Frame 1 (no input): blank canvas, image omitted
Frame 60 (no input): blank canvas, image omitted
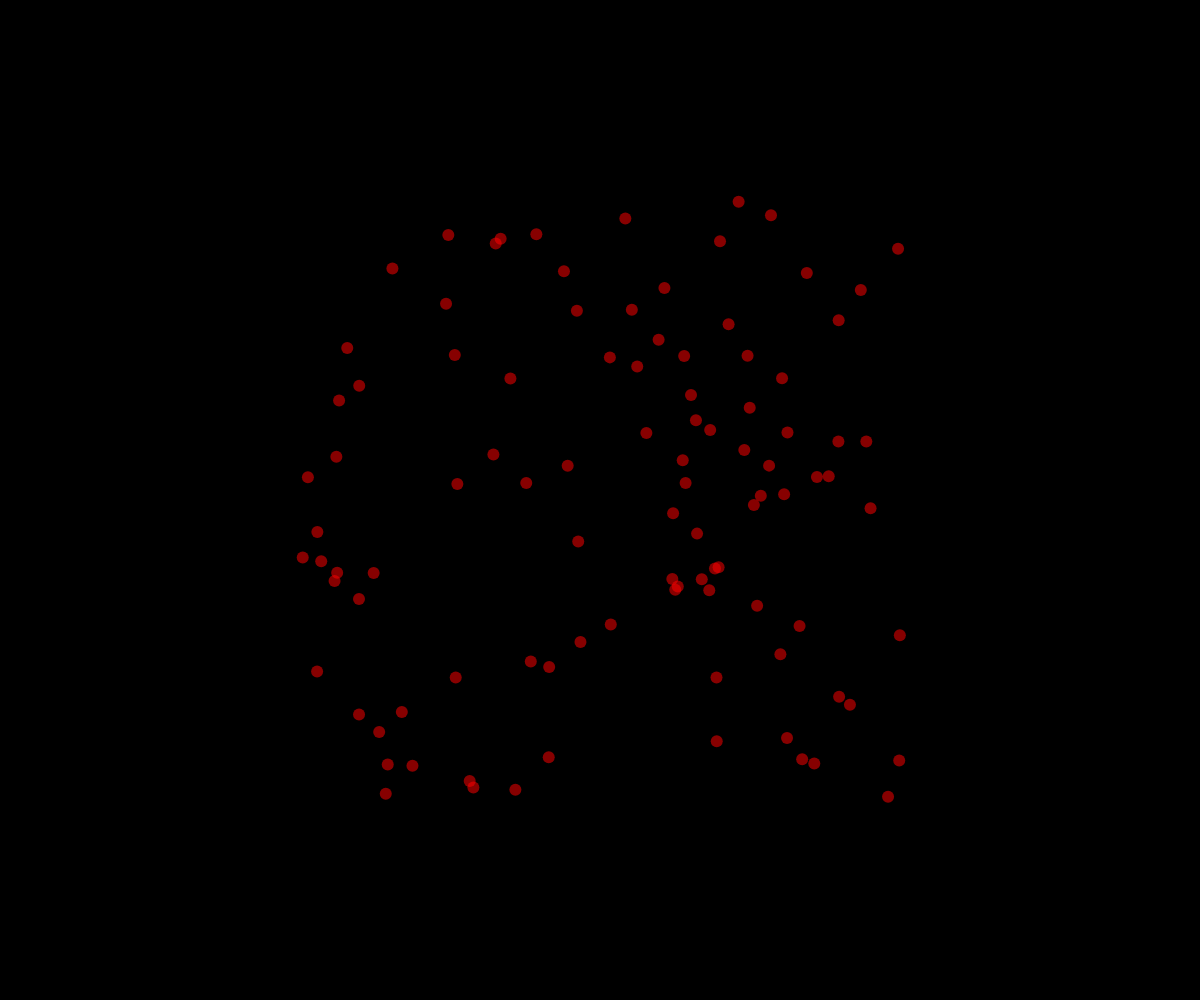
Frame 120 (the mouse pressed at the canvas centre since frame 60)

The p5.js sketch whose frames 1 and 60 were blank and that drew this single picture after the mouse press (run headless with seeded random() and noise() and a simulated clock; from frame 60 on, the mouse is pressed at the canvas centre):

// p5.js sketch
// ── sketch.js
// Fireworks OOP Demo
// Hyder Shahzaib Ahmed
// 11/20/23

let theFireworks = [];

function setup() {
  createCanvas(windowWidth, windowHeight);
}

function draw() {
  background("black");
  for (let i = theFireworks.length-1; i >= 0; i--) {
    let particle = theFireworks[i];
    particle.update();
    if (particle.isDead()){
      theFireworks.splice(i, 1);
    }
    else{
      particle.display();
    }
  }
}

function mousePressed(){
  for (let i=0; i<100; i++){
    let dx = random(-5, 5);
    let dy = random(-5, 5);
    theFireworks.push(new Particle(mouseX, mouseY, dx, dy));
  }
}

class Particle{
  constructor(x, y, dx, dy){
    this.x = x;
    this.y = y;
    this.dx = dx;
    this.dy = dy;
    this.r = 255;
    this.g = 0;
    this.b = 0;
    this.alpha = 255;
    this.rad = 6;
  }

  display(){
    noStroke();
    fill(this.r, this.g, this.b, this.alpha);
    circle(this.x, this.y, this.rad*2);
  }

  update(){
    this.x += this.dx;
    this.y += this.dy;
    this.alpha -= 2;
  }

  isDead(){
    return this.alpha <= 0;
  }
}
